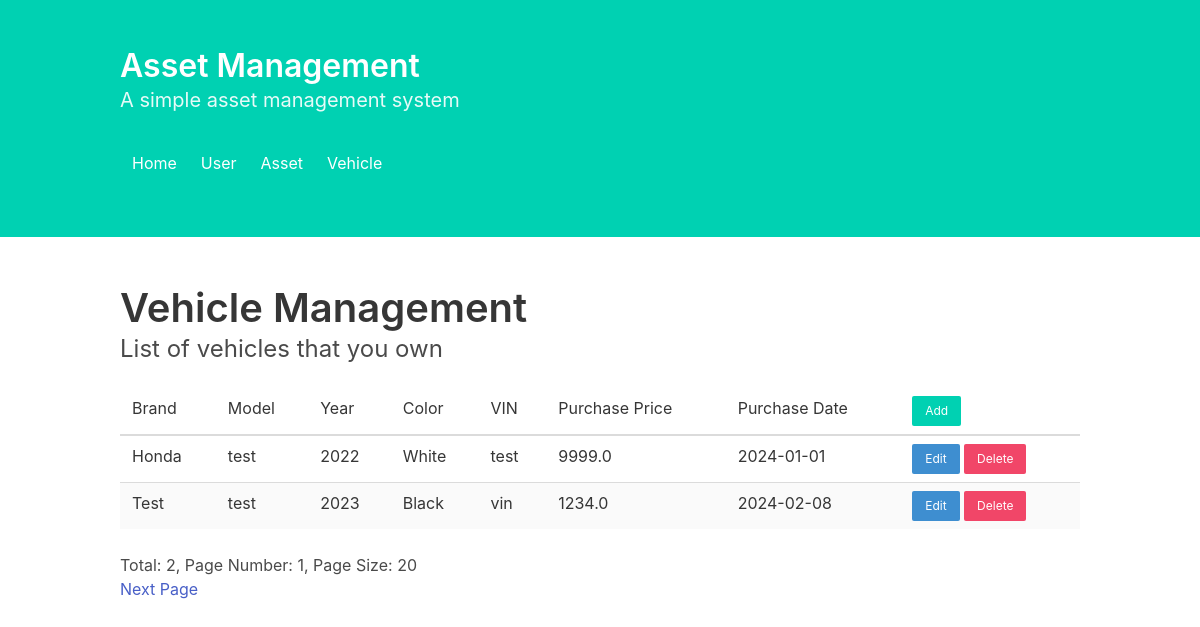
/vehicle, run on the app's committed database.
### aerc_website/models.py (models this page shows)
class Vehicle(models.Model):
    asset = models.ForeignKey(Asset, on_delete=models.CASCADE)
    year = models.SmallIntegerField(default=2000)
    color = models.CharField(max_length=20, default='Black')
    brand =models.CharField(max_length=20, default='Ford')
    VIN = models.CharField(max_length=30, default='')
    model = models.CharField(max_length=20, default='')
    purchase_price = models.FloatField(default=0)
    purchase_date = models.DateTimeField(auto_now_add=True)

### aerc_website/views.py (the view, shortened to what this page needs)
# urls.py: path('vehicle', views.vehicle, name='vehicle'),
@csrf_exempt
def vehicle(request):
    context = {}
    if request.method == "GET":
        viewtype = request.GET.get('vt', 'list')
        if VIEWTYPE[viewtype] is VIEWTYPE.list:
            total = Vehicle.objects.count()
            size = int(request.GET.get('size', 20))
            page = int(request.GET.get('page', 1))
            data = Vehicle.objects.all()[(page-1)*size:page*size]
            context['total'] = total
            context['size'] = size
            context['page'] = page
            context['data'] = data
            context['hasPrev'] = page > 1
            context['hasNext'] = page * size + len(data) != total
            context['pagePrev'] = page - 1
            context['pageNext'] = page + 1
            return render(request, 'vehicle/index.html', context)
        elif VIEWTYPE[viewtype] is VIEWTYPE.detail:
            id = int(request.GET.get('id', 0))
            context['id'] = id
            if id > 0:
                context['data'] = Vehicle.objects.get(id=id)
            return render(request, 'vehicle/detail.html', context)

### aerc_website/templates/vehicle/index.html (shortened to what this page needs)
<!DOCTYPE html>
{% load static %}
<html lang="en">
<head>
    <link href="https://cdn.jsdelivr.net/npm/bulma@0.9.4/css/bulma.min.css" rel="stylesheet">
    <link href="{% static 'css/styles.css' %}" rel="stylesheet">
</head>
<body>
<main>
    <section class="hero is-primary">
        <div class="hero-body">
            <div class="container">
                <h1 class="title">
                    Asset Management
                </h1>
                <h2 class="subtitle">
                    A simple asset management system
                </h2>
                <nav aria-label="main navigation" class="navbar" role="navigation">
                    <div class="navbar-menu" id="navbarBasicExample">
                        <div class="navbar-start">
                            <a class="navbar-item" href="/">
                                Home
                            </a>
                            <a class="navbar-item" href="/user">
                                User
                            </a>
                            <a class="navbar-item" href="/asset">
                                Asset
                            </a>
                            <a class="navbar-item" href="/vehicle">
                                Vehicle
                            </a>
                        </div>
                    </div>
                </nav>
            </div>
        </div>
    </section>
    <section class="section">
        <div class="container">
            <h2 class="title is-2">Vehicle Management</h2>
            <p class="subtitle is-4">List of vehicles that you own</p>
            <div class="table-container">
                <table class="table is-striped is-hoverable is-fullwidth">
                    <thead>
                    <tr>
                        <td>Brand</td>
                        <td>Model</td>
                        <td>Year</td>
                        <td>Color</td>
                        <td>VIN</td>
                        <td>Purchase Price</td>
                        <td>Purchase Date</td>
                        <td>
                            <a class="button is-primary is-small" href="?vt=detail">Add</a>
                        </td>
                    </tr>
                    </thead>
                    <tbody>
                    {% for x in data %}
                    <tr>
                        <td>{{ x.brand }}</td>
                        <td>{{ x.model }}</td>
                        <td>{{ x.year }}</td>
                        <td>{{ x.color }}</td>
                        <td>{{ x.VIN }}</td>
                        <td>{{ x.purchase_price }}</td>
                        <td>{{ x.purchase_date|date:'Y-m-d' }}</td>
                        <td>
                            <form action="vehicle" method="post">
                                <a class="button is-info is-small" href="?vt=detail&id={{ x.id }}">Edit</a>
                                <input type="submit" value="Delete" class="button is-danger is-small" />
                            </form>
                        </td>
                    </tr>
                    {% endfor %}
                    </tbody>
                </table>
            </div>
            <div>
                Total: {{ total }}, Page Number: {{ page }}, Page Size: {{ size }}
            </div>
            <div>
                {% if hasNext %}
                <a href="?size=20&page={{ pageNext }}">Next Page</a>
                {% endif %}
            </div>
        </div>
    </section>
</main>
</body>
</html>

### data on the page
Vehicle: brand "Honda", model "test", year "2022", color "White", VIN "test", purchase_price "9999.0", purchase_date "2024-01-01"
Vehicle: brand "Test", model "test", year "2023", color "Black", VIN "vin", purchase_price "1234.0", purchase_date "2024-02-08"

### other printed values
{{ total }} "2"
{{ page }} "1"
{{ size }} "20"
